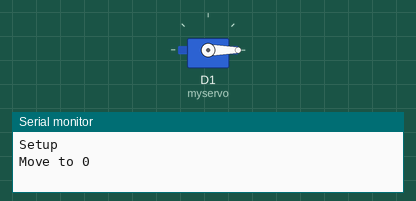
This sketch was run on a simulated ESP8266 (NodeMCU). On the bench: servo, the last lines printed to the serial monitor.

Above: at 0.1 s.
At 8.1 s:
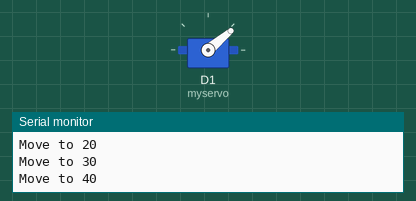
At 18.1 s:
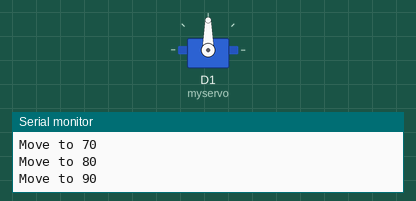
At 38.1 s:
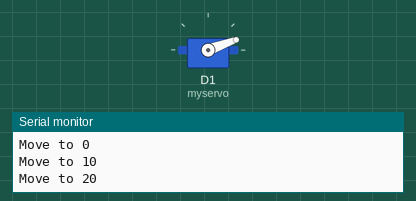
Timing chart, 0 to 39.6 s (numbered marks = the images above):
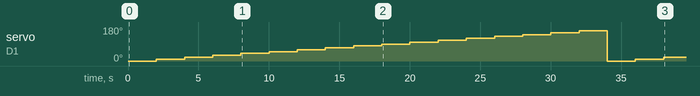

The sketch:

MoveServo.ino
```cpp
#include <Servo.h>

Servo myservo;

void setup() {
  Serial.begin(115200);
  delay(10);

  myservo.attach(D1);
  myservo.write(0);

  // Connect to WiFi network
  Serial.println();
  Serial.println();
  Serial.print("Setup");
}

void loop() {
  for (int i = 0; i < 17; i++) {
    Serial.println();
    Serial.print("Move to ");
    Serial.print(String(i * 10));
    myservo.write(i * 10);
    delay(2000);
  }
}
```

Measured:
- by itself, servo on D1 (myservo): 0° → 10° at 2.0 s, → 20° 2.0 s later, → 30° 2.0 s later, → 40° 2.0 s later, … (19 changes in this stretch)
